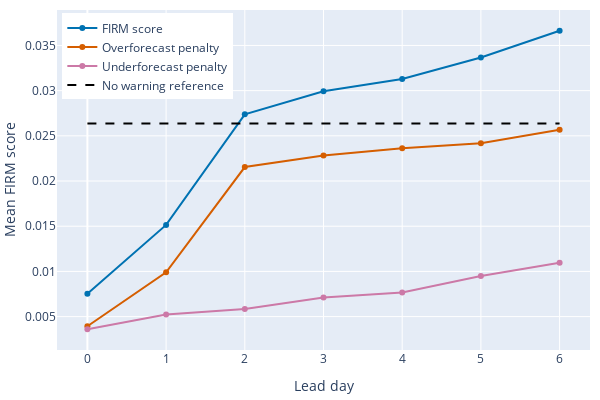

Source (notebook cell):
### Code cell
fig = go.Figure()
fig.add_trace(
    go.Scatter(
        x=firm_score.lead_day, 
        y=firm_score.firm_score, 
        name='FIRM score', 
        line=dict(color="#0072B2")
        )
    )
fig.add_trace(
    go.Scatter(
        x=firm_score.lead_day, 
        y=firm_score.overforecast_penalty, 
        name='Overforecast penalty', 
        line=dict(color="#D55E00")
        )
    )
fig.add_trace(
    go.Scatter(
        x=firm_score.lead_day, 
        y=firm_score.underforecast_penalty, 
        name='Underforecast penalty', 
        line=dict(color="#CC79A7")
        )
    )
fig.add_trace(
    go.Scatter(
        x=firm_ref.lead_day, 
        y=firm_ref.firm_score, 
        name='No warning reference',
        mode="lines", 
        line=dict(color="black", dash="dash")
        )
    )
fig.update_layout(
    xaxis_title='Lead day',
    yaxis_title='Mean FIRM score',
    width=600,
    height=400,
    margin=dict(l=0,r=10,b=50,t=10),
    legend=dict(
        yanchor="top",
        y=0.99,
        xanchor="left",
        x=0.01
    )
)

### Figure 1 — Plotly figure (JSON) as saved in the notebook; plotly's stock layout.template omitted (floating-point values rounded to 4 significant figures)
{"data": [{"line": {"color": "#0072B2"}, "name": "FIRM score", "type": "scatter", "x": [0, 1, 2, 3, 4, 5, 6], "y": [0.00753, 0.01514, 0.02738, 0.02993, 0.0313, 0.03366, 0.03663]}, {"line": {"color": "#D55E00"}, "name": "Overforecast penalty", "type": "scatter", "x": [0, 1, 2, 3, 4, 5, 6], "y": [0.003929, 0.009904, 0.02155, 0.02282, 0.02363, 0.02418, 0.02567]}, {"line": {"color": "#CC79A7"}, "name": "Underforecast penalty", "type": "scatter", "x": [0, 1, 2, 3, 4, 5, 6], "y": [0.003601, 0.005238, 0.005832, 0.007111, 0.007663, 0.009484, 0.01096]}, {"line": {"color": "black", "dash": "dash"}, "mode": "lines", "name": "No warning reference", "type": "scatter", "x": [0, 1, 2, 3, 4, 5, 6], "y": [0.02638, 0.02638, 0.02638, 0.02638, 0.02638, 0.02638, 0.02638]}], "layout": {"height": 400, "legend": {"x": 0.01, "xanchor": "left", "y": 0.99, "yanchor": "top"}, "margin": {"b": 50, "l": 0, "r": 10, "t": 10}, "width": 600, "xaxis": {"title": {"text": "Lead day"}}, "yaxis": {"title": {"text": "Mean FIRM score"}}}}
